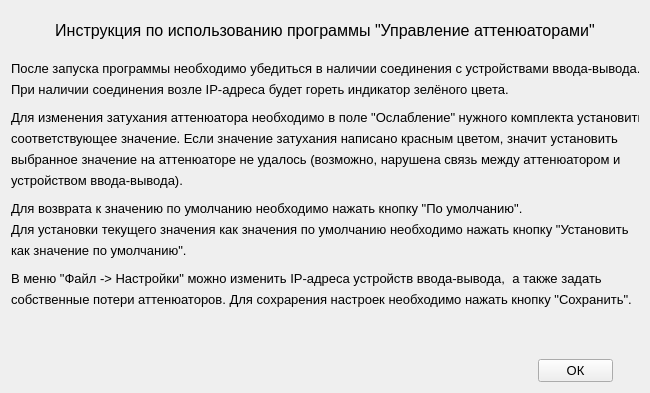
<?xml version="1.0" encoding="UTF-8"?>
<ui version="4.0">
 <class>Form</class>
 <widget class="QWidget" name="Form">
  <property name="geometry">
   <rect>
    <x>0</x>
    <y>0</y>
    <width>650</width>
    <height>393</height>
   </rect>
  </property>
  <property name="minimumSize">
   <size>
    <width>650</width>
    <height>380</height>
   </size>
  </property>
  <property name="maximumSize">
   <size>
    <width>650</width>
    <height>393</height>
   </size>
  </property>
  <property name="font">
   <font>
    <pointsize>10</pointsize>
   </font>
  </property>
  <property name="windowTitle">
   <string>О программе</string>
  </property>
  <property name="windowIcon">
   <iconset resource="resources.qrc">
    <normaloff>:/icons/icons/help.ico</normaloff>:/icons/icons/help.ico</iconset>
  </property>
  <layout class="QGridLayout" name="gridLayout">
   <item row="1" column="0" colspan="3">
    <layout class="QGridLayout" name="gridLayout_2">
     <item row="5" column="0" colspan="3">
      <spacer name="verticalSpacer_3">
       <property name="orientation">
        <enum>Qt::Vertical</enum>
       </property>
       <property name="sizeType">
        <enum>QSizePolicy::Fixed</enum>
       </property>
       <property name="sizeHint" stdset="0">
        <size>
         <width>20</width>
         <height>7</height>
        </size>
       </property>
      </spacer>
     </item>
     <item row="12" column="0" colspan="3">
      <widget class="QLabel" name="label_10">
       <property name="font">
        <font>
         <pointsize>10</pointsize>
        </font>
       </property>
       <property name="text">
        <string>Для установки текущего значения как значения по умолчанию необходимо нажать кнопку &quot;Установить</string>
       </property>
       <property name="alignment">
        <set>Qt::AlignLeading|Qt::AlignLeft|Qt::AlignTop</set>
       </property>
      </widget>
     </item>
     <item row="18" column="0">
      <spacer name="horizontalSpacer_2">
       <property name="orientation">
        <enum>Qt::Horizontal</enum>
       </property>
       <property name="sizeHint" stdset="0">
        <size>
         <width>40</width>
         <height>20</height>
        </size>
       </property>
      </spacer>
     </item>
     <item row="0" column="0" colspan="3">
      <spacer name="verticalSpacer_6">
       <property name="orientation">
        <enum>Qt::Vertical</enum>
       </property>
       <property name="sizeType">
        <enum>QSizePolicy::Fixed</enum>
       </property>
       <property name="sizeHint" stdset="0">
        <size>
         <width>20</width>
         <height>10</height>
        </size>
       </property>
      </spacer>
     </item>
     <item row="7" column="0" colspan="3">
      <widget class="QLabel" name="label_5">
       <property name="font">
        <font>
         <pointsize>10</pointsize>
        </font>
       </property>
       <property name="text">
        <string>соответствующее значение. Если значение затухания написано красным цветом, значит установить </string>
       </property>
       <property name="alignment">
        <set>Qt::AlignLeading|Qt::AlignLeft|Qt::AlignTop</set>
       </property>
      </widget>
     </item>
     <item row="18" column="1">
      <widget class="QPushButton" name="pushButton">
       <property name="minimumSize">
        <size>
         <width>75</width>
         <height>0</height>
        </size>
       </property>
       <property name="maximumSize">
        <size>
         <width>75</width>
         <height>16777215</height>
        </size>
       </property>
       <property name="text">
        <string>ОК</string>
       </property>
      </widget>
     </item>
     <item row="14" column="0" colspan="3">
      <spacer name="verticalSpacer_5">
       <property name="orientation">
        <enum>Qt::Vertical</enum>
       </property>
       <property name="sizeType">
        <enum>QSizePolicy::Fixed</enum>
       </property>
       <property name="sizeHint" stdset="0">
        <size>
         <width>20</width>
         <height>7</height>
        </size>
       </property>
      </spacer>
     </item>
     <item row="8" column="0" colspan="3">
      <widget class="QLabel" name="label_6">
       <property name="font">
        <font>
         <pointsize>10</pointsize>
        </font>
       </property>
       <property name="text">
        <string>выбранное значение на аттенюаторе не удалось (возможно, нарушена связь между аттенюатором и</string>
       </property>
       <property name="alignment">
        <set>Qt::AlignLeading|Qt::AlignLeft|Qt::AlignTop</set>
       </property>
      </widget>
     </item>
     <item row="6" column="0" colspan="3">
      <widget class="QLabel" name="label_4">
       <property name="font">
        <font>
         <pointsize>10</pointsize>
        </font>
       </property>
       <property name="text">
        <string>Для изменения затухания аттенюатора необходимо в поле &quot;Ослабление&quot; нужного комплекта установить</string>
       </property>
       <property name="alignment">
        <set>Qt::AlignLeading|Qt::AlignLeft|Qt::AlignTop</set>
       </property>
      </widget>
     </item>
     <item row="4" column="0" colspan="3">
      <widget class="QLabel" name="label_3">
       <property name="font">
        <font>
         <pointsize>10</pointsize>
        </font>
       </property>
       <property name="text">
        <string>При наличии соединения возле IP-адреса будет гореть индикатор зелёного цвета.</string>
       </property>
       <property name="alignment">
        <set>Qt::AlignLeading|Qt::AlignLeft|Qt::AlignTop</set>
       </property>
      </widget>
     </item>
     <item row="11" column="0" colspan="3">
      <widget class="QLabel" name="label_8">
       <property name="font">
        <font>
         <pointsize>10</pointsize>
        </font>
       </property>
       <property name="text">
        <string>Для возврата к значению по умолчанию необходимо нажать кнопку &quot;По умолчанию&quot;.</string>
       </property>
       <property name="alignment">
        <set>Qt::AlignLeading|Qt::AlignLeft|Qt::AlignTop</set>
       </property>
      </widget>
     </item>
     <item row="17" column="0" colspan="3">
      <spacer name="verticalSpacer">
       <property name="orientation">
        <enum>Qt::Vertical</enum>
       </property>
       <property name="sizeHint" stdset="0">
        <size>
         <width>20</width>
         <height>20</height>
        </size>
       </property>
      </spacer>
     </item>
     <item row="3" column="0" colspan="3">
      <widget class="QLabel" name="label_2">
       <property name="font">
        <font>
         <pointsize>10</pointsize>
        </font>
       </property>
       <property name="text">
        <string>После запуска программы необходимо убедиться в наличии соединения с устройствами ввода-вывода.</string>
       </property>
       <property name="alignment">
        <set>Qt::AlignLeading|Qt::AlignLeft|Qt::AlignTop</set>
       </property>
      </widget>
     </item>
     <item row="15" column="0" colspan="3">
      <widget class="QLabel" name="label_12">
       <property name="font">
        <font>
         <pointsize>10</pointsize>
        </font>
       </property>
       <property name="text">
        <string>В меню &quot;Файл -&gt; Настройки&quot; можно изменить IP-адреса устройств ввода-вывода,  а также задать</string>
       </property>
       <property name="alignment">
        <set>Qt::AlignLeading|Qt::AlignLeft|Qt::AlignTop</set>
       </property>
      </widget>
     </item>
     <item row="9" column="0" colspan="3">
      <widget class="QLabel" name="label_7">
       <property name="font">
        <font>
         <pointsize>10</pointsize>
        </font>
       </property>
       <property name="text">
        <string>устройством ввода-вывода).</string>
       </property>
       <property name="alignment">
        <set>Qt::AlignLeading|Qt::AlignLeft|Qt::AlignTop</set>
       </property>
      </widget>
     </item>
     <item row="1" column="0" colspan="3">
      <widget class="QLabel" name="label">
       <property name="font">
        <font>
         <pointsize>12</pointsize>
        </font>
       </property>
       <property name="text">
        <string>Инструкция по использованию программы &quot;Управление аттенюаторами&quot;</string>
       </property>
       <property name="alignment">
        <set>Qt::AlignHCenter|Qt::AlignTop</set>
       </property>
      </widget>
     </item>
     <item row="13" column="0" colspan="3">
      <widget class="QLabel" name="label_11">
       <property name="font">
        <font>
         <pointsize>10</pointsize>
        </font>
       </property>
       <property name="text">
        <string>как значение по умолчанию&quot;.</string>
       </property>
       <property name="alignment">
        <set>Qt::AlignLeading|Qt::AlignLeft|Qt::AlignTop</set>
       </property>
      </widget>
     </item>
     <item row="16" column="0" colspan="3">
      <widget class="QLabel" name="label_13">
       <property name="font">
        <font>
         <pointsize>10</pointsize>
        </font>
       </property>
       <property name="text">
        <string>собственные потери аттенюаторов. Для сохрарения настроек необходимо нажать кнопку &quot;Сохранить&quot;.</string>
       </property>
       <property name="alignment">
        <set>Qt::AlignLeading|Qt::AlignLeft|Qt::AlignTop</set>
       </property>
      </widget>
     </item>
     <item row="2" column="0" colspan="3">
      <spacer name="verticalSpacer_2">
       <property name="orientation">
        <enum>Qt::Vertical</enum>
       </property>
       <property name="sizeType">
        <enum>QSizePolicy::Fixed</enum>
       </property>
       <property name="sizeHint" stdset="0">
        <size>
         <width>20</width>
         <height>15</height>
        </size>
       </property>
      </spacer>
     </item>
     <item row="10" column="0" colspan="3">
      <spacer name="verticalSpacer_4">
       <property name="orientation">
        <enum>Qt::Vertical</enum>
       </property>
       <property name="sizeType">
        <enum>QSizePolicy::Fixed</enum>
       </property>
       <property name="sizeHint" stdset="0">
        <size>
         <width>20</width>
         <height>7</height>
        </size>
       </property>
      </spacer>
     </item>
     <item row="18" column="2">
      <spacer name="horizontalSpacer">
       <property name="orientation">
        <enum>Qt::Horizontal</enum>
       </property>
       <property name="sizeType">
        <enum>QSizePolicy::Fixed</enum>
       </property>
       <property name="sizeHint" stdset="0">
        <size>
         <width>20</width>
         <height>20</height>
        </size>
       </property>
      </spacer>
     </item>
    </layout>
   </item>
  </layout>
 </widget>
 <resources>
  <include location="resources.qrc"/>
 </resources>
 <connections>
  <connection>
   <sender>pushButton</sender>
   <signal>clicked()</signal>
   <receiver>Form</receiver>
   <slot>close()</slot>
   <hints>
    <hint type="sourcelabel">
     <x>550</x>
     <y>392</y>
    </hint>
    <hint type="destinationlabel">
     <x>568</x>
     <y>0</y>
    </hint>
   </hints>
  </connection>
 </connections>
</ui>
